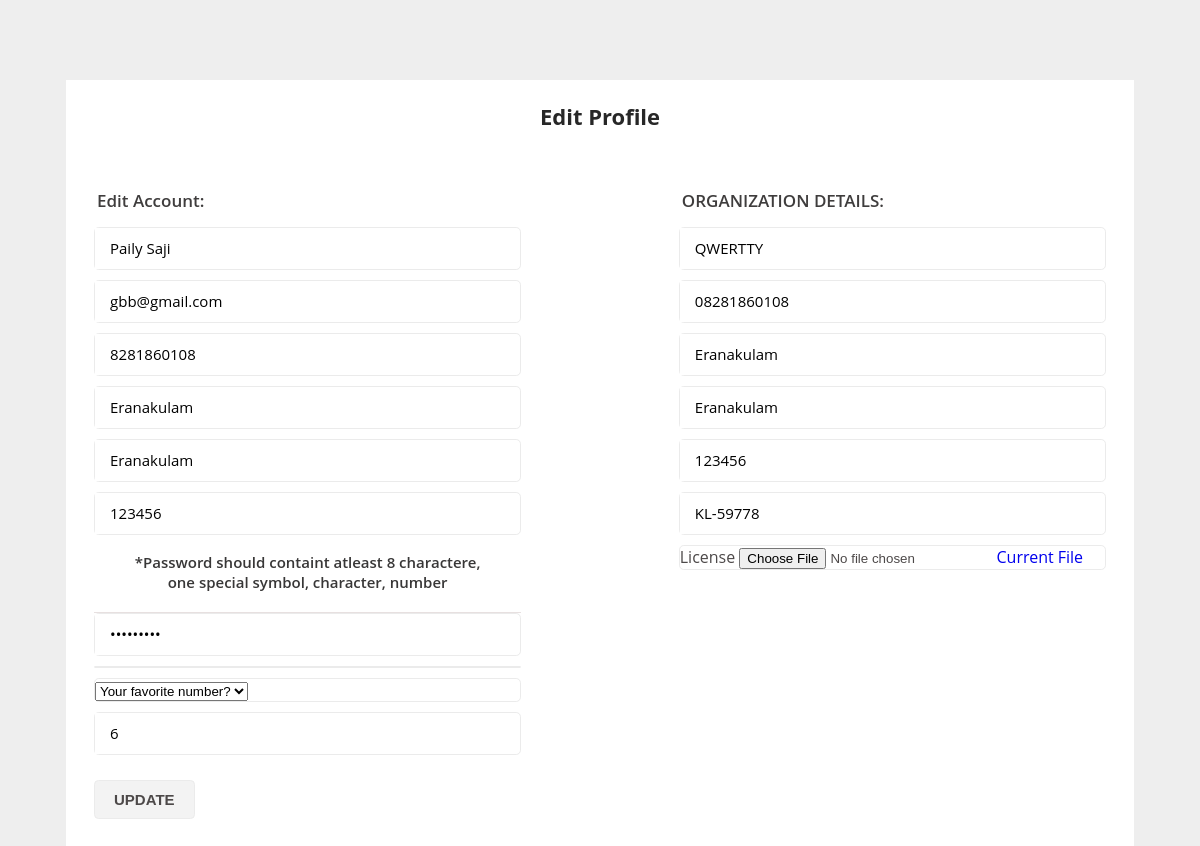
/organisation/profile_form/edit.php?email=gbb@gmail.com (signed in), run on an earlier commit of the app's database.
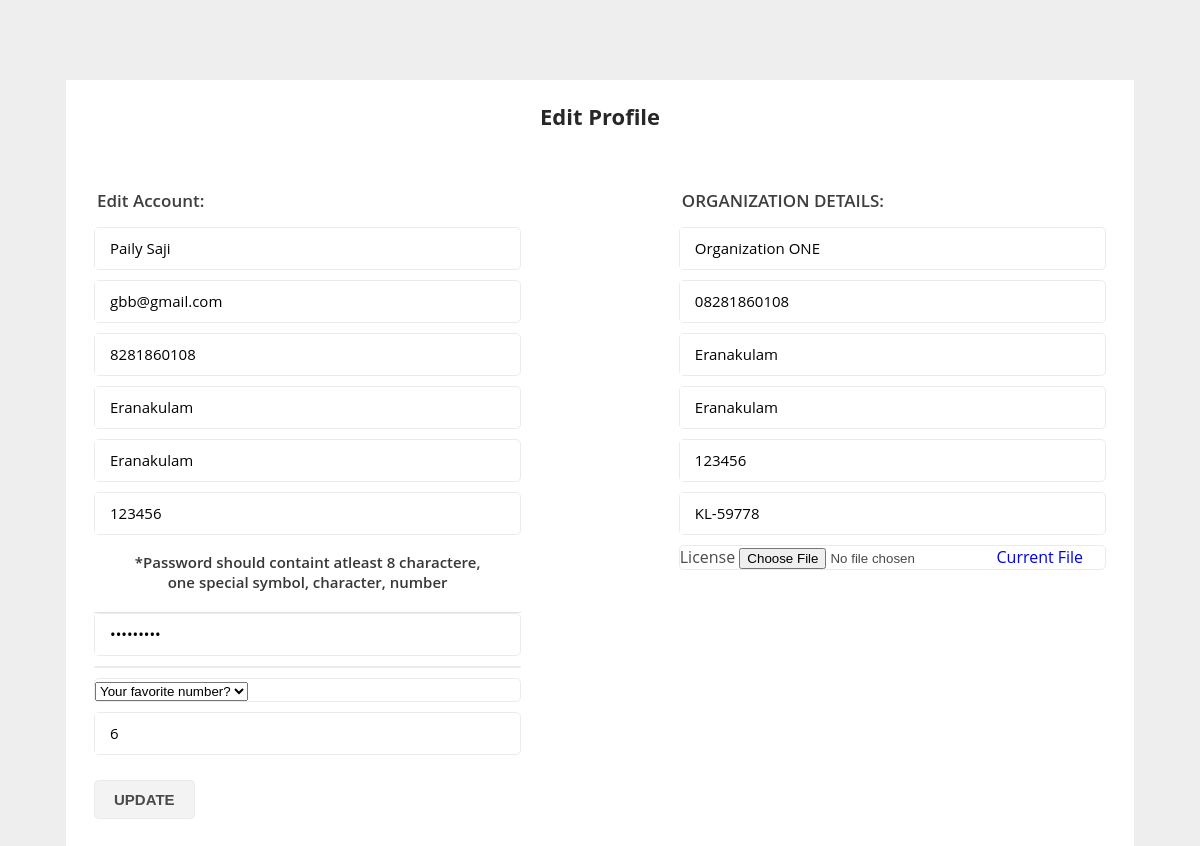
And on a later commit of the database.
### tables this page shows
CREATE TABLE `registration_organisation` (
  `full_name` varchar(100) NOT NULL,
  `email` varchar(100) NOT NULL,
  `phone` varchar(20) NOT NULL,
  `street` varchar(100) NOT NULL,
  `district` varchar(100) NOT NULL,
  `pincode` varchar(10) NOT NULL,
  `organisation_id` int(11) NOT NULL,
  `organisation_name` varchar(100) NOT NULL,
  `organisation_email` varchar(100) NOT NULL,
  `organisation_phone` varchar(20) NOT NULL,
  `organisation_street` varchar(100) NOT NULL,
  `organistion_district` varchar(100) NOT NULL,
  `organisation_pincode` varchar(10) NOT NULL,
  `organisation_licence_number` varchar(50) NOT NULL,
  `organisation_licence_file` varchar(200) NOT NULL,
  `verify_status` int(11) NOT NULL
);

### organisation/profile_form/edit.php (the view, shortened to what this page needs)
<!DOCTYPE html>
<html>
<head>
    <link href="css/style.css" rel='stylesheet' type='text/css' />
</head>
<body>
<?php
require('connect.php');
$email = $_GET['email'];
$stmt = $conn->prepare("SELECT * FROM registration_organisation WHERE email = ?");
$stmt1 = $conn->prepare("SELECT * FROM login WHERE email = ?");
$stmt->bind_param("s", $email);
if (!$stmt->execute()) {
    die("Execute failed: " . $stmt->error);
}
$res = $stmt->get_result();
if ($res->num_rows > 0) {
    $row = $res->fetch_assoc();
    ?>
    <div class="main">
        <div class="header">
            <h1>Edit Profile</h1>
        </div>
        <form onsubmit="return validatePassword()" action="update.php?email=<?php echo $email; ?>" method="POST" enctype="multipart/form-data">
            <ul class="left-form">
                <h2>Edit Account:</h2>
				<li>
					<input type="text" name="full_name" placeholder="Full Name" value="<?php echo $row['full_name'] ?>" pattern="^[A-Za-z\s]+$" required/>
				</li>
				<li>
					<input type="email" name="email" placeholder="Email" value="<?php echo $row['email'] ?>" required/>
				</li>
				<li>
					<input type="text" name="mobnumber" placeholder="Mobile Number" value="<?php echo $row['phone'] ?>" pattern="^\d{10,11}$" required/>
				</li>
				<li>
					<input type="text" name="street" placeholder="Street" value="<?php echo $row['street'] ?>" pattern="^[A-Za-z]+$" required/>
				</li>
				<li>
					<input type="text" name="district" placeholder="District" value="<?php echo $row['district'] ?>" pattern="^[A-Za-z]+$" required/>
				</li>
				<li>
					<input type="text" name="pincode" placeholder="Pincode" value="<?php echo $row['pincode'] ?>" pattern="^\d{6}$" required/>
				</li>
                <?php
               } if (!$stmt1->bind_param("s", $email)) {
                    die("Binding parameters failed: " . $stmt1->error);
                }
                if (!$stmt1->execute()) {
                    die("Execute failed: " . $stmt1->error);
                }
                $res1 = $stmt1->get_result();
                if ($res1->num_rows > 0) {
                    $row1 = $res1->fetch_assoc();
                    ?>
                    <p>*Password should containt atleast 8 charactere, one special symbol, character, number</p>
                    <li>
                    <input type="password" name="password" placeholder="Password" value="<?php echo $row1['password'] ?>" id="password" pattern="^(?=.*[0-9])(?=.*[a-zA-Z])(?=.*[@#$%^&+=!])(?=\S+$).{8,}$" required/>
                </li>
                <li>
                </li>
                    <li>
                        <select id="Questions" name="security_question">
                            <option value="Your favorite number?" <?php if ($row1['security_question'] === 'Your favorite number?') echo 'selected'; ?>>Your favorite number?</option>
                        </select>
                    </li>
                    <li>
                        <input type="text" name="your_answer" placeholder="Answer" value="<?php echo $row1['security_answer'] ?>" required/>
                    </li>
                <?php } ?>
                <input type="submit" value="UPDATE" name="update">
            </ul>
            <ul class="right-form">
				<h3>ORGANIZATION DETAILS:</h3>
				<div>
					<li><input type="text" name="org_name" placeholder="Organization Name" value="<?php echo $row['organisation_name'] ?>" pattern="^[A-Za-z\s]+$" required/></li>
					<li><input type="text" name="org_phone" placeholder="Organization Phone" value="<?php echo $row['organisation_phone'] ?>" pattern="^\d{10,11}$" required/></li>
					<li><input type="text" name="org_street" placeholder="Organization Street" value="<?php echo $row['organisation_street'] ?>" pattern="^[A-Za-z]+$" required/></li>
					<li><input type="text" name="org_district" placeholder="Organization District" value="<?php echo $row['organistion_district'] ?>" pattern="^[A-Za-z]+$" required/></li>
					<li><input type="text" name="org_pincode" placeholder="Organization Pincode" value="<?php echo $row['organisation_pincode'] ?>" pattern="^\d{6}$" required/></li>
					<li><input type="text" name="org_license_num" placeholder="Organization License Number" value="<?php echo $row['organisation_licence_number'] ?>" pattern="^[A-Za-z0-9\-]+$" required/></li>
                    <li>
    <label for="org_license">License</label>
    <input type="file" name="org_license" placeholder="Upload" value="<?php echo $row['organisation_licence_file'] ?>"/>
    <?php if (!empty($row['organisation_licence_file'])): ?>
        <a href="../../log/<?php echo $row['organisation_licence_file']; ?>" target="_blank">Current File</a>
    <?php endif; ?>
</li>
				</div>
			</ul>
		</form>
    </div>
</body>
</html>

What changed in the data, as far as the page shows it:
changed registration_organisation "Paily Saji": org_name "QWERTTY" → "Organization ONE"
